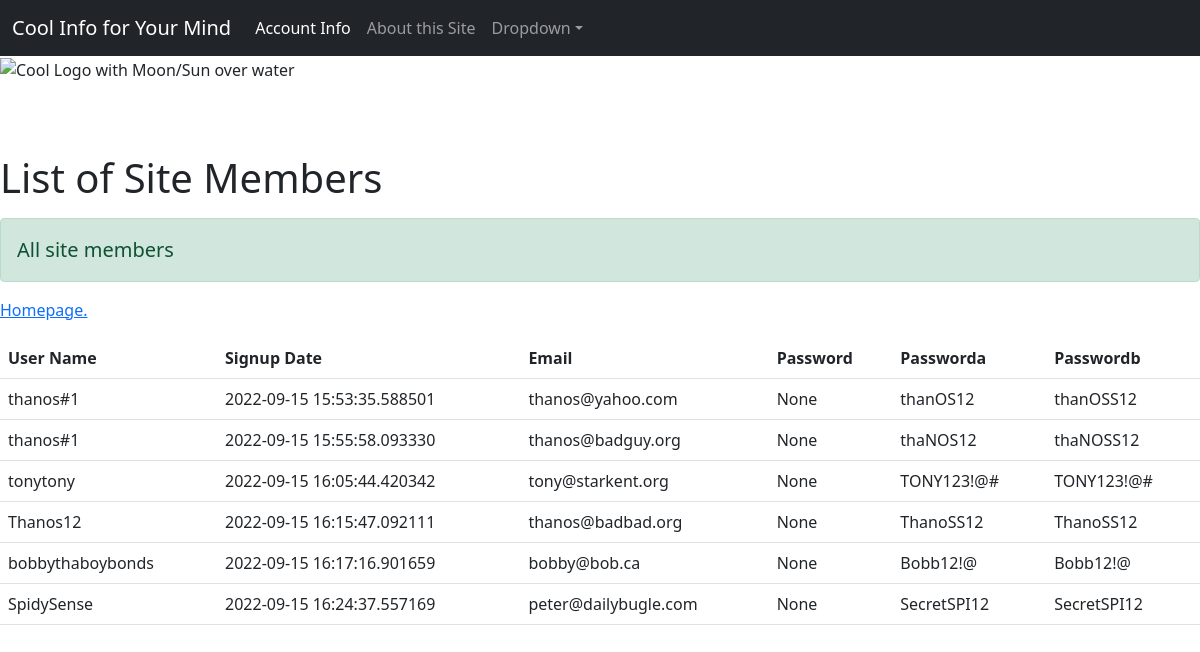
Screenshot of /allusers with the database file from the repository.
### infoweb_app.py (models this page shows, shortened)
class Patrons(sqldb.Model):
    __tablename__ = 'users'
    id = sqldb.Column(sqldb.Integer, primary_key=True)
    username = sqldb.Column(sqldb.String(100), nullable=False)
    email = sqldb.Column(sqldb.String(80), unique=True, nullable=False)
    passworda = sqldb.Column(sqldb.String(100), nullable=False)
    passwordb = sqldb.Column(sqldb.String(100), nullable=False)
    password = sqldb.Column(sqldb.String(100), nullable=False)
    date = sqldb.Column(sqldb.DateTime(timezone=True),
                           server_default=func.now())

### infoweb_app.py (the view)
@app.route('/allusers', methods=['GET', 'POST'])
def allusers():
    updated_users = Patrons.query.order_by(Patrons.date)
    return render_template('allusers.html', title='All Users', updated_users = updated_users)

### templates/allusers.html
{%extends 'layout.html'%}
{%block contentA%}
    <h1 class="pt-5 pb-2">List of Site Members</h1>
      <p class="lead alert alert-success"><strong>All site members</strong></p>
	  <p class="ml-4"><a href="{{ url_for('home') }}">Homepage.</a></p>
		<table class="table">
			<tr>
				<th>User Name</th>
				<th>Signup Date</th>
				<th>Email</th>
				<th>Password</th>
				<th>Passworda</th>
				<th>Passwordb</th>
			</tr>
			{% for users in updated_users %}
			<tr>
				<td>{{ users.username }}</td>
				<td>{{ users.date }}</td>
				<td>{{ users.email }}</td>
				<td>{{ users.password }}</td>
				<td>{{ users.passworda }}</td>
				<td>{{ users.passwordb }}</td>
			</tr>
			{% endfor %}
		</table>
{%endblock contentA%}

### templates/layout.html (shortened to what this page needs)
<!DOCTYPE html>
<html lang="en">
    <head>
        <link href="https://cdn.jsdelivr.net/npm/bootstrap@5.0.2/dist/css/bootstrap.min.css" rel="stylesheet">
    </head>
    <body>
        {% include 'navigation.html' %}
        <div class="page-header">
            <img src= "{{url_for('static', filename='banner-g604d86a61_1920.jpg')}}" alt="Cool Logo with Moon/Sun over water ">
        </div>
        <br/>
        <div class="containerA">
            {%block contentA%}
            {%endblock contentA%}
        </div>
    </body>
</html>

### templates/navigation.html (shortened to what this page needs)
<nav class="navbar navbar-expand-lg navbar-dark bg-dark">
  <div class="container-fluid">
    <a class="navbar-brand" href="{{url_for('home')}}">Cool Info for Your Mind</a>
    <div class="collapse navbar-collapse" id="navbarSupportedContent">
      <ul class="navbar-nav me-auto mb-2 mb-lg-0">
        <li class="nav-item">
          <a class="nav-link active" aria-current="page" href="{{url_for('account')}}">Account Info</a>
        </li>
        <li class="nav-item">
          <a class="nav-link" href="{{url_for('about')}}">About this Site</a>
        </li>
        <li class="nav-item dropdown">
          <a class="nav-link dropdown-toggle" data-bs-toggle="dropdown" href="#" role="button" data-toggle="dropdown" aria-haspopup="true" aria-expanded="false">Dropdown</a>
        </li>
      </ul>
    </div>
  </div>
</nav>

### rows the page displays
Patrons: username "thanos#1", date "2022-09-15 15:53:35.588501", email "thanos@yahoo.com", password "None", passworda "thanOS12", passwordb "thanOSS12"
Patrons: username "thanos#1", date "2022-09-15 15:55:58.093330", email "thanos@badguy.org", password "None", passworda "thaNOS12", passwordb "thaNOSS12"
Patrons: username "tonytony", date "2022-09-15 16:05:44.420342", email "tony@starkent.org", password "None", passworda "TONY123!@#", passwordb "TONY123!@#"
Patrons: username "Thanos12", date "2022-09-15 16:15:47.092111", email "thanos@badbad.org", password "None", passworda "ThanoSS12", passwordb "ThanoSS12"
Patrons: username "bobbythaboybonds", date "2022-09-15 16:17:16.901659", email "bobby@bob.ca", password "None", passworda "Bobb12!@", passwordb "Bobb12!@"
Patrons: username "SpidySense", date "2022-09-15 16:24:37.557169", email "peter@dailybugle.com", password "None", passworda "SecretSPI12", passwordb "SecretSPI12"
